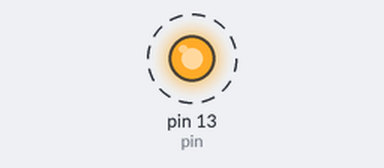
A sketch run on a simulated Arduino Uno, built with avr-gcc and run on an emulated ATmega328P. Shown: output pins drawn as LEDs (lit = HIGH). Dashed ring = blinking.

Above: at 0.5 s.
Timing chart, 0 to 4.6 s (numbered marks = the images above):
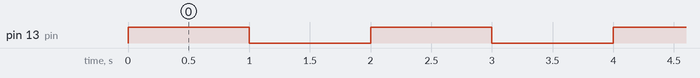

The sketch:

Task5_digitalwrite.ino
```cpp
// ME381 ROBOTICS: Experiment 1
// Task5: Digital Write
// Observe the LED at pin 13. Try changing the delay value to 100, 500, 5000 etc.

const int pin = 13;  // Digital pin to be controlled

void setup() {
  pinMode(pin, OUTPUT);  // Set pin 13 as an output
}

void loop() {
  digitalWrite(pin, HIGH);  // Set pin 13 HIGH
  delay(1000);  // Wait for 1 second
  digitalWrite(pin, LOW);  // Set pin 13 LOW
  delay(1000);  // Wait for 1 second
}
```

Measured:
- by itself, pin 13 (pin): alternates HIGH for 1.0 s and LOW for 1.0 s
